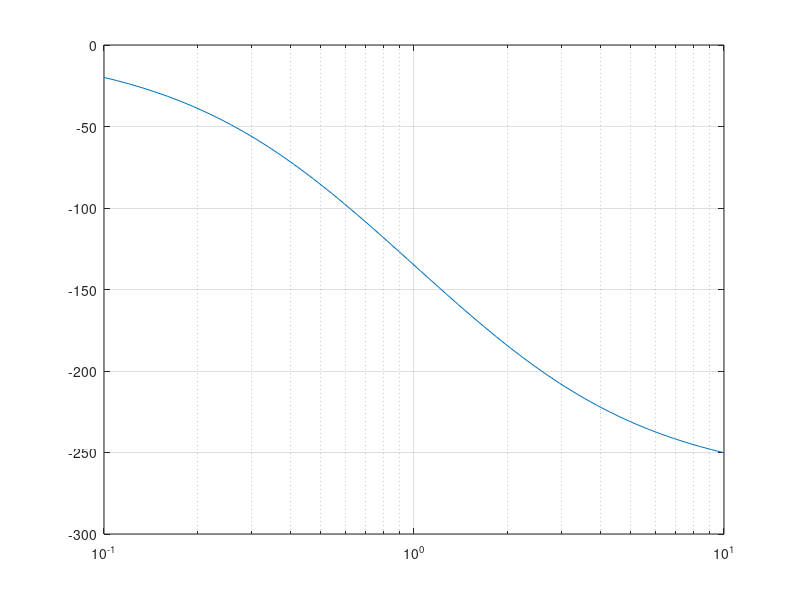

The MATLAB script that drew this image: (Note: this script raises an error after producing the figure.)
K = 9;
s = tf('s');
sysG = (K)/((s/0.5 + 1)*(s+1)*(s/2 + 1));
w = logspace(-1,1);
[mag,phase] = bode(sysG,w)
loglog(w, squeeze(mag)),grid;
semilogx(w,squeeze(phase));grid


% as per problem 1, want the PM to be 25 +_ 
[GM, PM, w_c, w_cp] = margin(mag, phase, w)
% PM = phase margin
% GM = gain margin0
% w_c = cross over frequency (gain crosses 1 at this frequency)
% w_cp = phase crosses -180
%solving for a and T from the pss notes
%a = 1/3 --> 30
% T = 1
%Create C(s) = 
%make new sys  = C(s) * G(s) 

